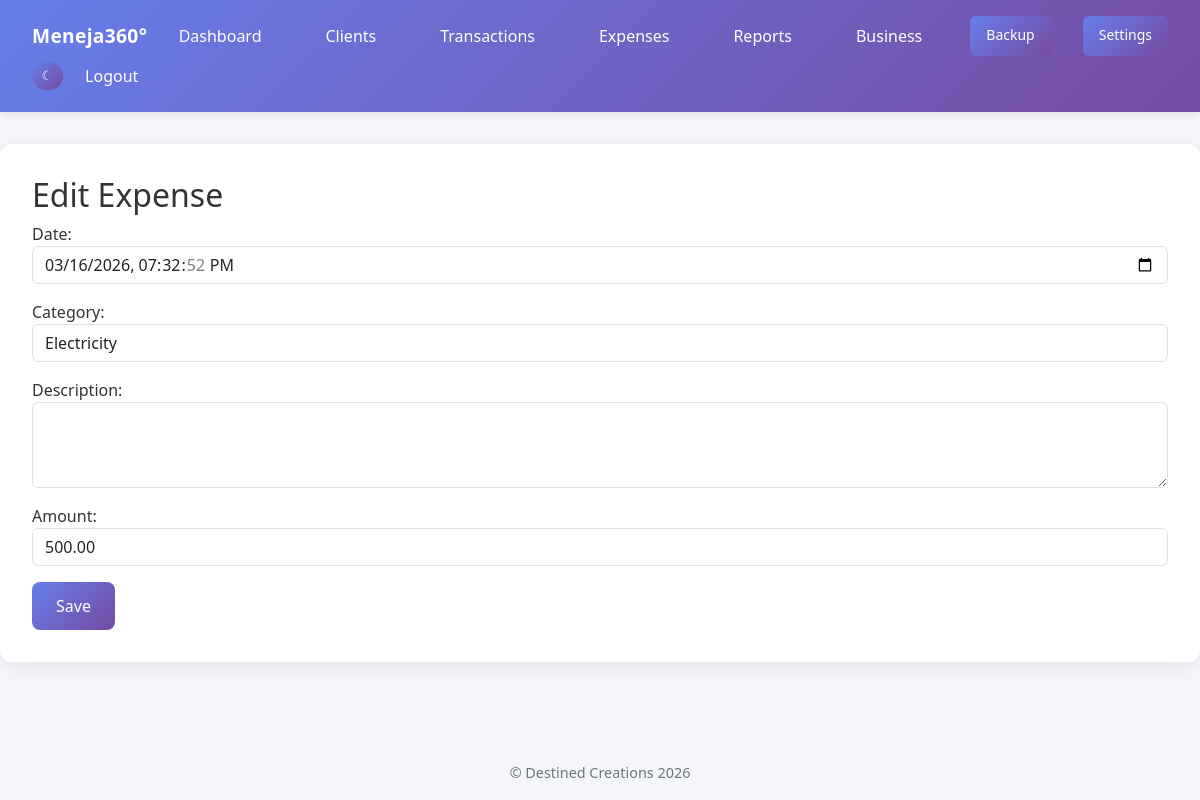
The page /expenses/31/edit/ (signed in) on the database its author committed.
### core/models.py (models this page shows, shortened)
class Expense(models.Model):
    RENT = 'rent'
    ELECTRICITY = 'electricity'
    INTERNET = 'internet'
    SUPPLIES = 'supplies'
    MAINTENANCE = 'maintenance'
    SALARY = 'salary'
    MISC = 'misc'
    CATEGORY_CHOICES = [
        (RENT, 'Rent'),
        (ELECTRICITY, 'Electricity'),
        (INTERNET, 'Internet'),
        (SUPPLIES, 'Supplies'),
        (MAINTENANCE, 'Maintenance'),
        (SALARY, 'Salary'),
        (MISC, 'Misc'),
    ]
    business = models.ForeignKey(BusinessProfile, on_delete=models.CASCADE, related_name='expenses')
    date = models.DateTimeField("Date", default=timezone.now)
    category = models.CharField("Category", max_length=20, choices=CATEGORY_CHOICES)
    supplier_name = models.CharField("Supplier Name", max_length=255, blank=True)
    supplier_contact = models.CharField("Supplier Contact", max_length=255, blank=True)
    description = models.TextField("Description", blank=True)
    amount = models.DecimalField("Amount", max_digits=12, decimal_places=2)
    class Meta:
        verbose_name = "Expense"
        verbose_name_plural = "Expenses"
        ordering = ['-date']

### core/views.py (the view)
# urls.py: path('expenses/<int:pk>/edit/', views.ExpenseUpdateView.as_view(), name='expense_edit'),
class ExpenseUpdateView(LoginRequiredMixin, RecordsRequiredMixin, BusinessFormMixin, BusinessScopedQuerysetMixin, UpdateView):
    model = Expense
    form_class = ExpenseForm
    template_name = 'core/expense_form.html'
    success_url = reverse_lazy('expense_list')

### core/forms.py (shortened to what this page needs)
class ExpenseForm(forms.ModelForm):
    def __init__(self, *args, business=None, **kwargs):
        super().__init__(*args, **kwargs)
        self.business = business or getattr(self.instance, 'business', None)
        self.fields['category'].choices = [
            choice for choice in Expense.CATEGORY_CHOICES if choice[0] != Expense.SUPPLIES
        ]
    class Meta:
        model = Expense
        fields = ['date', 'category', 'description', 'amount']
        widgets = {
            'date': forms.DateTimeInput(attrs={'type': 'datetime-local', 'class': 'form-control'}),
            'category': forms.Select(attrs={'class': 'form-control'}),
            'description': forms.Textarea(attrs={'class': 'form-control', 'rows': 3}),
            'amount': forms.NumberInput(attrs={'class': 'form-control', 'step': '0.01'}),
        }

### core/context_processors.py (called while the page is built)
def app_permissions(request):
    user = getattr(request, 'user', None)
    return {
        'app_role': get_user_role(user) if user and user.is_authenticated else None,
        'can_backup_restore': can_backup_restore(user) if user and user.is_authenticated else False,
        'can_manage_business': can_manage_business(user) if user and user.is_authenticated else False,
        'can_manage_records': can_manage_records(user) if user and user.is_authenticated else False,
        'can_view_reports': can_view_reports(user) if user and user.is_authenticated else False,
    }

### core/permissions.py (called while the page is built)
def get_user_role(user):
    if not user or not user.is_authenticated:
        return None
    business = get_user_business(user)
    if business.owner_id == user.id:
        return 'admin'
    profile = _get_profile(user)
    if profile and getattr(profile, 'business_id', None) == business.id:
        return profile.role
    return 'staff'

def can_backup_restore(user):
    return get_user_role(user) == 'admin'

def can_manage_business(user):
    return get_user_role(user) == 'admin'

def can_manage_records(user):
    return get_user_role(user) in {'admin', 'staff'}

def can_view_reports(user):
    return get_user_role(user) in {'admin', 'staff', 'viewer'}

    def dispatch(self, request, *args, **kwargs):
        if not self.has_permission():
            messages.error(request, self.permission_denied_message)
            return redirect('dashboard')
        return super().dispatch(request, *args, **kwargs)

    def has_permission(self):
        return can_manage_records(self.request.user)

### core/tenancy.py (called while the page is built)
    def get_business(self):
        return get_user_business(self.request.user)

### templates/core/expense_form.html (shortened to what this page needs)
{% extends 'base.html' %}
{% block content %}
<h2>{% if object %}Edit{% else %}Add{% endif %} Expense</h2>
<form method="post">
    {{ form.as_p }}
    <button type="submit" class="btn">Save</button>
</form>
{% endblock %}

### static/css/style.css (style rules this page uses)
body { font-family: 'Segoe UI', Tahoma, Geneva, Verdana, sans-serif; background: #f8f9fa; color: #333; margin: 0; padding: 0; min-height: 100vh; display: flex; flex-direction: column; }
.btn { padding: 0.75rem 1.5rem; background: linear-gradient(135deg, #667eea 0%, #764ba2 100%); color: #fff; text-decoration: none; border-radius: 8px; border: none; cursor: pointer; transition: all 0.3s ease; font-weight: 500; }
.light-mode { background: #f4f6fb; color: #333; }

### rows shown on the page
Expense: date "03/16/2026 19:32:52", category "Electricity", amount "500.00"
